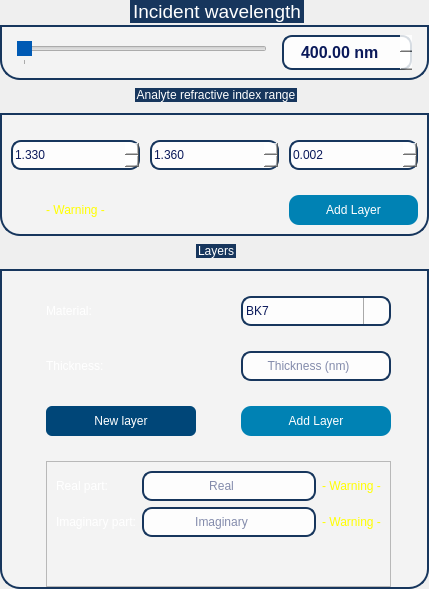
                <widget class="QWidget" name="page_layers_aim">
                 <layout class="QVBoxLayout" name="verticalLayout_9">
                  <property name="spacing">
                   <number>8</number>
                  </property>
                  <property name="leftMargin">
                   <number>0</number>
                  </property>
                  <property name="topMargin">
                   <number>0</number>
                  </property>
                  <property name="rightMargin">
                   <number>0</number>
                  </property>
                  <property name="bottomMargin">
                   <number>0</number>
                  </property>
                  <item>
                   <widget class="QGroupBox" name="gb_incident_wav">
                    <property name="minimumSize">
                     <size>
                      <width>400</width>
                      <height>80</height>
                     </size>
                    </property>
                    <property name="maximumSize">
                     <size>
                      <width>520</width>
                      <height>80</height>
                     </size>
                    </property>
                    <property name="font">
                     <font>
                      <family>Ubuntu</family>
                      <pointsize>14</pointsize>
                      <weight>50</weight>
                      <italic>false</italic>
                      <bold>false</bold>
                     </font>
                    </property>
                    <property name="styleSheet">
                     <string notr="true">/*{font: 14pt &quot;Ubuntu&quot;;
color: rgb(255, 255, 255);
	background-color: rgba(255, 255, 255,20);
}*/

QGroupBox  {
	background-color: rgba(255, 255, 255,70);
	font: 14pt &quot;Ubuntu&quot;;
    border: 2px solid;
    border-color: #FF17365D;
    margin-top: 25px;
    border-bottom-left-radius: 20px;
	border-bottom-right-radius: 20px;
}

QGroupBox::title  {
    subcontrol-origin: margin;
    subcontrol-position: top center;
    padding: 5px 8000px 5px 8000px;
    background-color: #FF17365D;
    color: rgb(255, 255, 255);
}

</string>
                    </property>
                    <property name="title">
                     <string>Incident wavelength</string>
                    </property>
                    <property name="alignment">
                     <set>Qt::AlignLeading|Qt::AlignLeft|Qt::AlignTop</set>
                    </property>
                    <property name="checked">
                     <bool>false</bool>
                    </property>
                    <layout class="QHBoxLayout" name="horizontalLayout_35">
                     <property name="spacing">
                      <number>0</number>
                     </property>
                     <property name="leftMargin">
                      <number>0</number>
                     </property>
                     <property name="topMargin">
                      <number>0</number>
                     </property>
                     <property name="rightMargin">
                      <number>0</number>
                     </property>
                     <property name="bottomMargin">
                      <number>0</number>
                     </property>
                     <item>
                      <spacer name="horizontalSpacer_58">
                       <property name="orientation">
                        <enum>Qt::Horizontal</enum>
                       </property>
                       <property name="sizeType">
                        <enum>QSizePolicy::Fixed</enum>
                       </property>
                       <property name="sizeHint" stdset="0">
                        <size>
                         <width>15</width>
                         <height>17</height>
                        </size>
                       </property>
                      </spacer>
                     </item>
                     <item>
                      <widget class="QSlider" name="angle_Slider_3">
                       <property name="sizePolicy">
                        <sizepolicy hsizetype="Fixed" vsizetype="Fixed">
                         <horstretch>0</horstretch>
                         <verstretch>0</verstretch>
                        </sizepolicy>
                       </property>
                       <property name="minimumSize">
                        <size>
                         <width>250</width>
                         <height>25</height>
                        </size>
                       </property>
                       <property name="maximumSize">
                        <size>
                         <width>16777215</width>
                         <height>25</height>
                        </size>
                       </property>
                       <property name="styleSheet">
                        <string notr="true">QSlider::handle:horizontal {
	background-color: rgb(0,90,180);
    width:64px;
    height:64px;
}

</string>
                       </property>
                       <property name="maximum">
                        <number>90</number>
                       </property>
                       <property name="orientation">
                        <enum>Qt::Horizontal</enum>
                       </property>
                       <property name="tickPosition">
                        <enum>QSlider::TicksBelow</enum>
                       </property>
                       <property name="tickInterval">
                        <number>100</number>
                       </property>
                      </widget>
                     </item>
                     <item>
                      <spacer name="horizontalSpacer_59">
                       <property name="orientation">
                        <enum>Qt::Horizontal</enum>
                       </property>
                       <property name="sizeType">
                        <enum>QSizePolicy::Fixed</enum>
                       </property>
                       <property name="sizeHint" stdset="0">
                        <size>
                         <width>15</width>
                         <height>17</height>
                        </size>
                       </property>
                      </spacer>
                     </item>
                     <item>
                      <widget class="QDoubleSpinBox" name="angle_incidence_3">
                       <property name="sizePolicy">
                        <sizepolicy hsizetype="Minimum" vsizetype="Preferred">
                         <horstretch>0</horstretch>
                         <verstretch>0</verstretch>
                        </sizepolicy>
                       </property>
                       <property name="minimumSize">
                        <size>
                         <width>130</width>
                         <height>30</height>
                        </size>
                       </property>
                       <property name="maximumSize">
                        <size>
                         <width>130</width>
                         <height>35</height>
                        </size>
                       </property>
                       <property name="font">
                        <font>
                         <family>Ubuntu</family>
                         <pointsize>12</pointsize>
                         <weight>87</weight>
                         <italic>false</italic>
                         <bold>true</bold>
                        </font>
                       </property>
                       <property name="styleSheet">
                        <string notr="true">
QDoubleSpinBox
{
color: rgb(10, 25, 90);
font: 700 12pt &quot;Ubuntu&quot;;
border: 2px solid;
border-color: #FF17365D;
background-color: rgba(255, 255, 255,210);
border-radius:10px;
}

QDoubleSpinBox::up-button
{
    border-left-width: 1px;
    border-left-color: darkgray;
    border-left-style: solid; /* just a single line */
    border-top-right-radius: 3px; /* same radius as the QComboBox */
    border-bottom-right-radius: 3px;
	image: url(:/icons/icons/arrow-up.png);
	width: 25;
}
QDoubleSpinBox::down-button
{
    border-left-width: 1px;
    border-left-color: darkgray;
    border-left-style: solid; /* just a single line */
    border-top-right-radius: 3px; /* same radius as the QComboBox */
    border-bottom-right-radius: 3px;
	image: url(:/icons/icons/arrow-down.png);
	width: 25;
}</string>
                       </property>
                       <property name="wrapping">
                        <bool>true</bool>
                       </property>
                       <property name="frame">
                        <bool>false</bool>
                       </property>
                       <property name="alignment">
                        <set>Qt::AlignCenter</set>
                       </property>
                       <property name="buttonSymbols">
                        <enum>QAbstractSpinBox::UpDownArrows</enum>
                       </property>
                       <property name="accelerated">
                        <bool>true</bool>
                       </property>
                       <property name="suffix">
                        <string> nm</string>
                       </property>
                       <property name="decimals">
                        <number>2</number>
                       </property>
                       <property name="minimum">
                        <double>400.000000000000000</double>
                       </property>
                       <property name="maximum">
                        <double>2000.000000000000000</double>
                       </property>
                       <property name="singleStep">
                        <double>0.010000000000000</double>
                       </property>
                       <property name="value">
                        <double>400.000000000000000</double>
                       </property>
                      </widget>
                     </item>
                     <item>
                      <spacer name="horizontalSpacer_60">
                       <property name="orientation">
                        <enum>Qt::Horizontal</enum>
                       </property>
                       <property name="sizeType">
                        <enum>QSizePolicy::Fixed</enum>
                       </property>
                       <property name="sizeHint" stdset="0">
                        <size>
                         <width>15</width>
                         <height>20</height>
                        </size>
                       </property>
                      </spacer>
                     </item>
                    </layout>
                   </widget>
                  </item>
                  <item>
                   <widget class="QGroupBox" name="gb_analyte">
                    <property name="styleSheet">
                     <string notr="true">
QGroupBox  {
	font: 14pt &quot;Ubuntu&quot;;
	background-color: rgba(255, 255, 255,70);
    border: 2px solid;
    border-color: #FF17365D;
    margin-top: 25px;
	margin-bottom: 0px;
    border-bottom-left-radius: 20px;
	border-bottom-right-radius: 20px;
}

QGroupBox::title  {
    subcontrol-origin: margin;
    subcontrol-position: top center;
    padding: 5px 8000px 5px 8000px;
    background-color: #FF17365D;
    color: rgb(255, 255, 255);
}
</string>
                    </property>
                    <property name="title">
                     <string>Analyte refractive index range</string>
                    </property>
                    <layout class="QGridLayout" name="gridLayout_4">
                     <property name="topMargin">
                      <number>25</number>
                     </property>
                     <property name="horizontalSpacing">
                      <number>10</number>
                     </property>
                     <property name="verticalSpacing">
                      <number>25</number>
                     </property>
                     <item row="1" column="2">
                      <widget class="QPushButton" name="btn_add_analyte">
                       <property name="minimumSize">
                        <size>
                         <width>100</width>
                         <height>30</height>
                        </size>
                       </property>
                       <property name="maximumSize">
                        <size>
                         <width>200</width>
                         <height>16777215</height>
                        </size>
                       </property>
                       <property name="styleSheet">
                        <string notr="true">QPushButton{
	font: 400 11pt &quot;Ubuntu&quot;;
	color: rgb(255, 255,255);
	background-color: rgb(0, 130, 180);
	border-color: rgb(0, 100, 130);
	border-width: 2px;
	border-radius:10px;
}

QPushButton:hover{
	background-color: rgb(00, 140, 70);
	border-color: rgb(0, 120, 40);
	width: 40;
	height: 35;
}</string>
                       </property>
                       <property name="text">
                        <string>Add Layer</string>
                       </property>
                      </widget>
                     </item>
                     <item row="1" column="0">
                      <widget class="QLabel" name="warning_4">
                       <property name="styleSheet">
                        <string notr="true">font: 14pt &quot;Ubuntu&quot;;

</string>
                       </property>
                       <property name="text">
                        <string>&lt;html&gt;&lt;head/&gt;&lt;body&gt;&lt;p&gt;&lt;span style=&quot; color:#ffff00;&quot;&gt;- Warning -&lt;/span&gt;&lt;/p&gt;&lt;/body&gt;&lt;/html&gt;</string>
                       </property>
                       <property name="alignment">
                        <set>Qt::AlignCenter</set>
                       </property>
                      </widget>
                     </item>
                     <item row="0" column="1">
                      <widget class="QDoubleSpinBox" name="doubleSpinBox">
                       <property name="minimumSize">
                        <size>
                         <width>0</width>
                         <height>30</height>
                        </size>
                       </property>
                       <property name="styleSheet">
                        <string notr="true">
QDoubleSpinBox
{
color: rgb(10, 25, 90);
font: 700 12pt &quot;Ubuntu&quot;;
border: 2px solid;
border-color: #FF17365D;
background-color: rgba(255, 255, 255,210);
border-radius:10px;
}

QDoubleSpinBox::up-button
{
    border-left-width: 1px;
    border-left-color: darkgray;
    border-left-style: solid; /* just a single line */
    border-top-right-radius: 3px; /* same radius as the QComboBox */
    border-bottom-right-radius: 3px;
	image: url(:/icons/icons/arrow-up.png);
	width: 25;
}
QDoubleSpinBox::down-button
{
    border-left-width: 1px;
    border-left-color: darkgray;
    border-left-style: solid; /* just a single line */
    border-top-right-radius: 3px; /* same radius as the QComboBox */
    border-bottom-right-radius: 3px;
	image: url(:/icons/icons/arrow-down.png);
	width: 25;
}</string>
                       </property>
                       <property name="decimals">
                        <number>3</number>
                       </property>
                       <property name="minimum">
                        <double>1.000000000000000</double>
                       </property>
                       <property name="maximum">
                        <double>5.000000000000000</double>
                       </property>
                       <property name="value">
                        <double>1.360000000000000</double>
                       </property>
                      </widget>
                     </item>
                     <item row="0" column="2">
                      <widget class="QDoubleSpinBox" name="doubleSpinBox_2">
                       <property name="minimumSize">
                        <size>
                         <width>0</width>
                         <height>30</height>
                        </size>
                       </property>
                       <property name="styleSheet">
                        <string notr="true">
QDoubleSpinBox
{
color: rgb(10, 25, 90);
font: 700 12pt &quot;Ubuntu&quot;;
border: 2px solid;
border-color: #FF17365D;
background-color: rgba(255, 255, 255,210);
border-radius:10px;
}

QDoubleSpinBox::up-button
{
    border-left-width: 1px;
    border-left-color: darkgray;
    border-left-style: solid; /* just a single line */
    border-top-right-radius: 3px; /* same radius as the QComboBox */
    border-bottom-right-radius: 3px;
	image: url(:/icons/icons/arrow-up.png);
	width: 25;
}
QDoubleSpinBox::down-button
{
    border-left-width: 1px;
    border-left-color: darkgray;
    border-left-style: solid; /* just a single line */
    border-top-right-radius: 3px; /* same radius as the QComboBox */
    border-bottom-right-radius: 3px;
	image: url(:/icons/icons/arrow-down.png);
	width: 25;
}</string>
                       </property>
                       <property name="decimals">
                        <number>3</number>
                       </property>
                       <property name="maximum">
                        <double>3.000000000000000</double>
                       </property>
                       <property name="value">
                        <double>0.002000000000000</double>
                       </property>
                      </widget>
                     </item>
                     <item row="0" column="0">
                      <widget class="QDoubleSpinBox" name="doubleSpinBox_3">
                       <property name="minimumSize">
                        <size>
                         <width>0</width>
                         <height>30</height>
                        </size>
                       </property>
                       <property name="styleSheet">
                        <string notr="true">
QDoubleSpinBox
{
color: rgb(10, 25, 90);
font: 700 12pt &quot;Ubuntu&quot;;
border: 2px solid;
border-color: #FF17365D;
background-color: rgba(255, 255, 255,210);
border-radius:10px;
}

QDoubleSpinBox::up-button
{
    border-left-width: 1px;
    border-left-color: darkgray;
    border-left-style: solid; /* just a single line */
    border-top-right-radius: 3px; /* same radius as the QComboBox */
    border-bottom-right-radius: 3px;
	image: url(:/icons/icons/arrow-up.png);
	width: 25;
}
QDoubleSpinBox::down-button
{
    border-left-width: 1px;
    border-left-color: darkgray;
    border-left-style: solid; /* just a single line */
    border-top-right-radius: 3px; /* same radius as the QComboBox */
    border-bottom-right-radius: 3px;
	image: url(:/icons/icons/arrow-down.png);
	width: 25;
}</string>
                       </property>
                       <property name="decimals">
                        <number>3</number>
                       </property>
                       <property name="minimum">
                        <double>1.000000000000000</double>
                       </property>
                       <property name="maximum">
                        <double>5.000000000000000</double>
                       </property>
                       <property name="value">
                        <double>1.330000000000000</double>
                       </property>
                      </widget>
                     </item>
                    </layout>
                   </widget>
                  </item>
                  <item>
                   <widget class="QGroupBox" name="gb_layers">
                    <property name="sizePolicy">
                     <sizepolicy hsizetype="Preferred" vsizetype="Expanding">
                      <horstretch>0</horstretch>
                      <verstretch>0</verstretch>
                     </sizepolicy>
                    </property>
                    <property name="styleSheet">
                     <string notr="true">
QGroupBox  {
	font: 14pt &quot;Ubuntu&quot;;
	background-color: rgba(255, 255, 255,70);
    border: 2px solid;
    border-color: #FF17365D;
    margin-top: 25px;
	margin-bottom: 0px;
    border-bottom-left-radius: 20px;
	border-bottom-right-radius: 20px;
}

QGroupBox::title  {
    subcontrol-origin: margin;
    subcontrol-position: top center;
    padding: 5px 8000px 5px 8000px;
    background-color: #FF17365D;
    color: rgb(255, 255, 255);
}
</string>
                    </property>
                    <property name="title">
                     <string>Layers</string>
                    </property>
                    <layout class="QGridLayout" name="gridLayout_2">
                     <property name="leftMargin">
                      <number>9</number>
                     </property>
                     <property name="topMargin">
                      <number>25</number>
                     </property>
                     <property name="rightMargin">
                      <number>0</number>
                     </property>
                     <property name="bottomMargin">
                      <number>0</number>
                     </property>
                     <property name="horizontalSpacing">
                      <number>10</number>
                     </property>
                     <property name="verticalSpacing">
                      <number>25</number>
                     </property>
                     <item row="3" column="0">
                      <widget class="QPushButton" name="btn_new_layer">
                       <property name="minimumSize">
                        <size>
                         <width>100</width>
                         <height>30</height>
                        </size>
                       </property>
                       <property name="maximumSize">
                        <size>
                         <width>150</width>
                         <height>16777215</height>
                        </size>
                       </property>
                       <property name="styleSheet">
                        <string notr="true">QPushButton{
		font: 400 11pt &quot;Ubuntu&quot;;
	color: rgb(255, 255,255);
	background-color: rgb(0, 70, 120);
	border-radius:6px;
}

QPushButton:hover{
	background: rgb(0, 0, 255);
	width: 40;
	height: 35;
}</string>
                       </property>
                       <property name="text">
                        <string>New layer</string>
                       </property>
                      </widget>
                     </item>
                     <item row="3" column="1">
                      <widget class="QPushButton" name="btn_add_layer">
                       <property name="minimumSize">
                        <size>
                         <width>100</width>
                         <height>30</height>
                        </size>
                       </property>
                       <property name="maximumSize">
                        <size>
                         <width>150</width>
                         <height>16777215</height>
                        </size>
                       </property>
                       <property name="styleSheet">
                        <string notr="true">QPushButton{
	font: 400 11pt &quot;Ubuntu&quot;;
	color: rgb(255, 255,255);
	background-color: rgb(0, 130, 180);
	border-color: rgb(0, 100, 130);
	border-width: 2px;
	border-radius:10px;
}

QPushButton:hover{
	background-color: rgb(00, 140, 70);
	border-color: rgb(0, 120, 40);
	width: 40;
	height: 35;
}</string>
                       </property>
                       <property name="text">
                        <string>Add Layer</string>
                       </property>
                      </widget>
                     </item>
                     <item row="1" column="0">
                      <widget class="QLabel" name="label_11">
                       <property name="styleSheet">
                        <string notr="true">font: 14pt &quot;Ubuntu&quot;;</string>
                       </property>
                       <property name="text">
                        <string>&lt;html&gt;&lt;head/&gt;&lt;body&gt;&lt;p&gt;&lt;span style=&quot; color:#ffffff;&quot;&gt;Material:&lt;/span&gt;&lt;/p&gt;&lt;/body&gt;&lt;/html&gt;</string>
                       </property>
                      </widget>
                     </item>
                     <item row="1" column="1">
                      <widget class="QComboBox" name="cbox_material">
                       <property name="minimumSize">
                        <size>
                         <width>0</width>
                         <height>30</height>
                        </size>
                       </property>
                       <property name="maximumSize">
                        <size>
                         <width>150</width>
                         <height>16777215</height>
                        </size>
                       </property>
                       <property name="cursor">
                        <cursorShape>PointingHandCursor</cursorShape>
                       </property>
                       <property name="styleSheet">
                        <string notr="true">QComboBox::drop-down {
    width: 25;
    border-left-width: 1px;
    border-left-color: darkgray;
    border-left-style: solid; /* just a single line */
    border-top-right-radius: 3px; /* same radius as the QComboBox */
    border-bottom-right-radius: 3px;
}

QComboBox
{
 padding: 1px 18px 1px 3px;
color: rgb(10, 25, 90);
font: 700 12pt &quot;Ubuntu&quot;;
 border: 2px solid;
border-color: #FF17365D;
background-color: rgba(255, 255, 255,210);
border-radius:10px;
}
QComboBox::down-arrow { /* shift the arrow when popup is open */
    top: 1px;
	image: url(:/icons/icons/arrow-down.png);
    left: 1px;
}</string>
                       </property>
                       <item>
                        <property name="text">
                         <string>BK7</string>
                        </property>
                       </item>
                       <item>
                        <property name="text">
                         <string>Silica</string>
                        </property>
                       </item>
                       <item>
                        <property name="text">
                         <string>Other</string>
                        </property>
                       </item>
                      </widget>
                     </item>
                     <item row="2" column="1">
                      <widget class="QLineEdit" name="thickness">
                       <property name="minimumSize">
                        <size>
                         <width>0</width>
                         <height>30</height>
                        </size>
                       </property>
                       <property name="maximumSize">
                        <size>
                         <width>150</width>
                         <height>16777215</height>
                        </size>
                       </property>
                       <property name="styleSheet">
                        <string notr="true"> padding: 1px 18px 1px 3px;
color: rgb(10, 25, 90);
font: 700 12pt &quot;Ubuntu&quot;;
 border: 2px solid;
border-color: #FF17365D;
background-color: rgba(255, 255, 255,210);
border-radius:10px;</string>
                       </property>
                       <property name="alignment">
                        <set>Qt::AlignCenter</set>
                       </property>
                       <property name="placeholderText">
                        <string>Thickness (nm)</string>
                       </property>
                      </widget>
                     </item>
                     <item row="2" column="0">
                      <widget class="QLabel" name="label_12">
                       <property name="styleSheet">
                        <string notr="true">font: 14pt &quot;Ubuntu&quot;;</string>
                       </property>
                       <property name="text">
                        <string>&lt;html&gt;&lt;head/&gt;&lt;body&gt;&lt;p&gt;&lt;span style=&quot; color:#ffffff;&quot;&gt;Thickness:&lt;/span&gt;&lt;/p&gt;&lt;/body&gt;&lt;/html&gt;</string>
                       </property>
                      </widget>
                     </item>
                     <item row="4" column="0" colspan="2">
                      <widget class="QFrame" name="frame_refractive_index">
                       <property name="frameShape">
                        <enum>QFrame::StyledPanel</enum>
                       </property>
                       <property name="frameShadow">
                        <enum>QFrame::Raised</enum>
                       </property>
                       <layout class="QGridLayout" name="gridLayout_3">
                        <item row="3" column="1">
                         <widget class="QLineEdit" name="imaginary_part_index">
                          <property name="minimumSize">
                           <size>
                            <width>0</width>
                            <height>30</height>
                           </size>
                          </property>
                          <property name="styleSheet">
                           <string notr="true"> padding: 1px 18px 1px 3px;
color: rgb(10, 25, 90);
font: 700 12pt &quot;Ubuntu&quot;;
 border: 2px solid;
border-color: #FF17365D;
background-color: rgba(255, 255, 255,210);
border-radius:10px;</string>
                          </property>
                          <property name="alignment">
                           <set>Qt::AlignCenter</set>
                          </property>
                          <property name="placeholderText">
                           <string>Imaginary</string>
                          </property>
                         </widget>
                        </item>
                        <item row="3" column="0">
                         <widget class="QLabel" name="label_9">
                          <property name="styleSheet">
                           <string notr="true">font: 700 12pt &quot;Ubuntu&quot;;</string>
                          </property>
                          <property name="text">
                           <string>&lt;html&gt;&lt;head/&gt;&lt;body&gt;&lt;p&gt;&lt;span style=&quot; color:#ffffff;&quot;&gt;Imaginary part:&lt;/span&gt;&lt;/p&gt;&lt;/body&gt;&lt;/html&gt;</string>
                          </property>
                         </widget>
                        </item>
                        <item row="0" column="1">
                         <widget class="QLineEdit" name="real_part_index">
                          <property name="minimumSize">
                           <size>
                            <width>0</width>
                            <height>30</height>
                           </size>
                          </property>
                          <property name="styleSheet">
                           <string notr="true"> padding: 1px 18px 1px 3px;
color: rgb(10, 25, 90);
font: 700 12pt &quot;Ubuntu&quot;;
 border: 2px solid;
border-color: #FF17365D;
background-color: rgba(255, 255, 255,210);
border-radius:10px;</string>
                          </property>
                          <property name="alignment">
                           <set>Qt::AlignCenter</set>
                          </property>
                          <property name="placeholderText">
                           <string>Real</string>
                          </property>
                         </widget>
                        </item>
                        <item row="3" column="2">
                         <widget class="QLabel" name="warning_3">
                          <property name="styleSheet">
                           <string notr="true">font: 14pt &quot;Ubuntu&quot;;
</string>
                          </property>
                          <property name="text">
                           <string>&lt;html&gt;&lt;head/&gt;&lt;body&gt;&lt;p&gt;&lt;span style=&quot; color:#ffff00;&quot;&gt;- Warning -&lt;/span&gt;&lt;/p&gt;&lt;/body&gt;&lt;/html&gt;</string>
                          </property>
                          <property name="alignment">
                           <set>Qt::AlignCenter</set>
                          </property>
                         </widget>
                        </item>
                        <item row="0" column="0">
                         <widget class="QLabel" name="label_7">
                          <property name="styleSheet">
                           <string notr="true">font: 700 12pt &quot;Ubuntu&quot;;</string>
                          </property>
                          <property name="text">
                           <string>&lt;html&gt;&lt;head/&gt;&lt;body&gt;&lt;p&gt;&lt;span style=&quot; color:#ffffff;&quot;&gt;Real part:&lt;/span&gt;&lt;/p&gt;&lt;/body&gt;&lt;/html&gt;</string>
                          </property>
                         </widget>
                        </item>
                        <item row="0" column="2">
                         <widget class="QLabel" name="warning">
                          <property name="styleSheet">
                           <string notr="true">font: 14pt &quot;Ubuntu&quot;;

</string>
                          </property>
                          <property name="text">
                           <string>&lt;html&gt;&lt;head/&gt;&lt;body&gt;&lt;p&gt;&lt;span style=&quot; color:#ffff00;&quot;&gt;- Warning -&lt;/span&gt;&lt;/p&gt;&lt;/body&gt;&lt;/html&gt;</string>
                          </property>
                          <property name="alignment">
                           <set>Qt::AlignCenter</set>
                          </property>
                         </widget>
                        </item>
                        <item row="4" column="1">
                         <spacer name="verticalSpacer_3">
                          <property name="orientation">
                           <enum>Qt::Vertical</enum>
                          </property>
                          <property name="sizeHint" stdset="0">
                           <size>
                            <width>20</width>
                            <height>40</height>
                           </size>
                          </property>
                         </spacer>
                        </item>
                       </layout>
                      </widget>
                     </item>
                    </layout>
                   </widget>
                  </item>
                 </layout>
                </widget>
